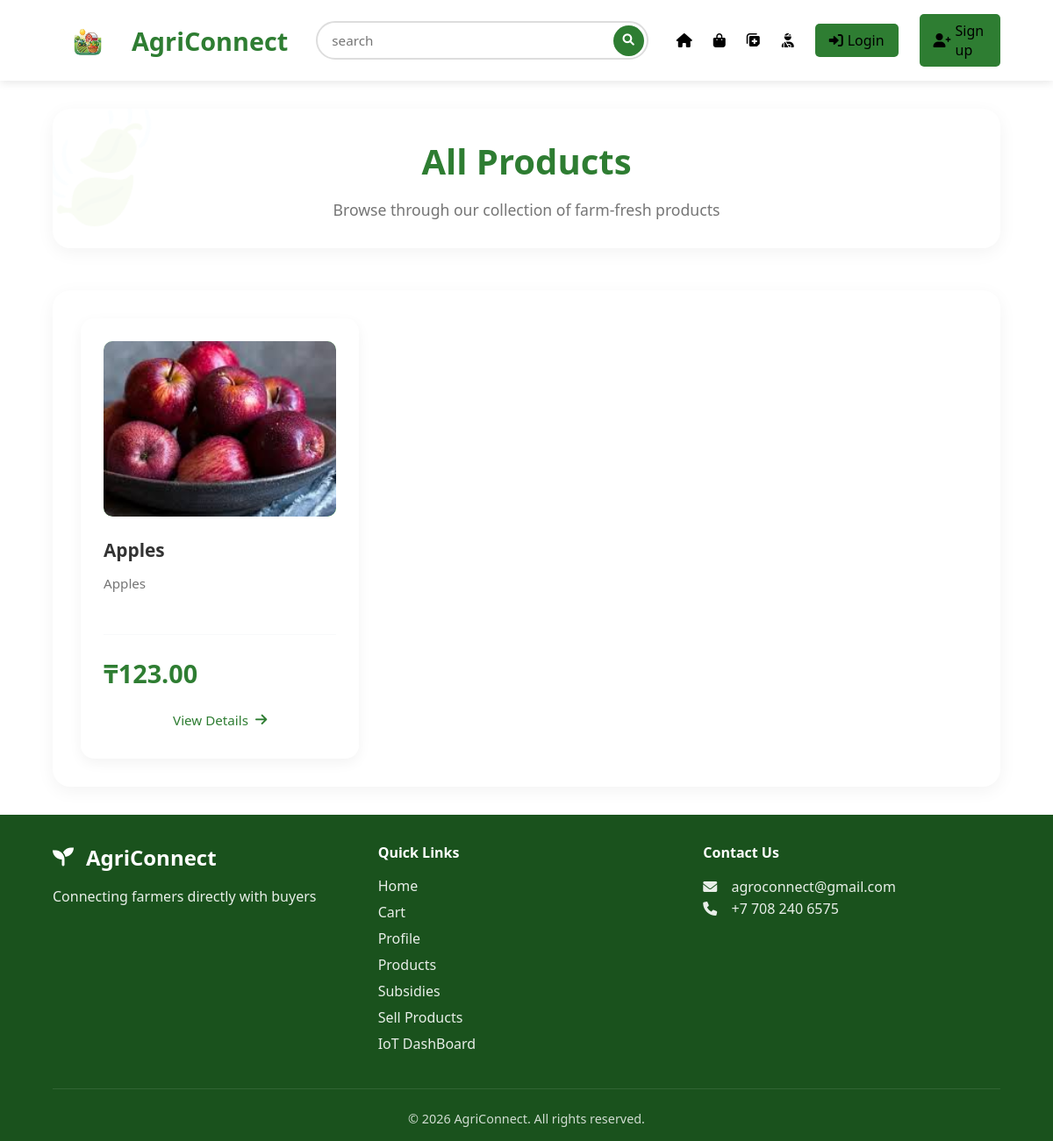
/products/, run on an earlier commit of the app's database.
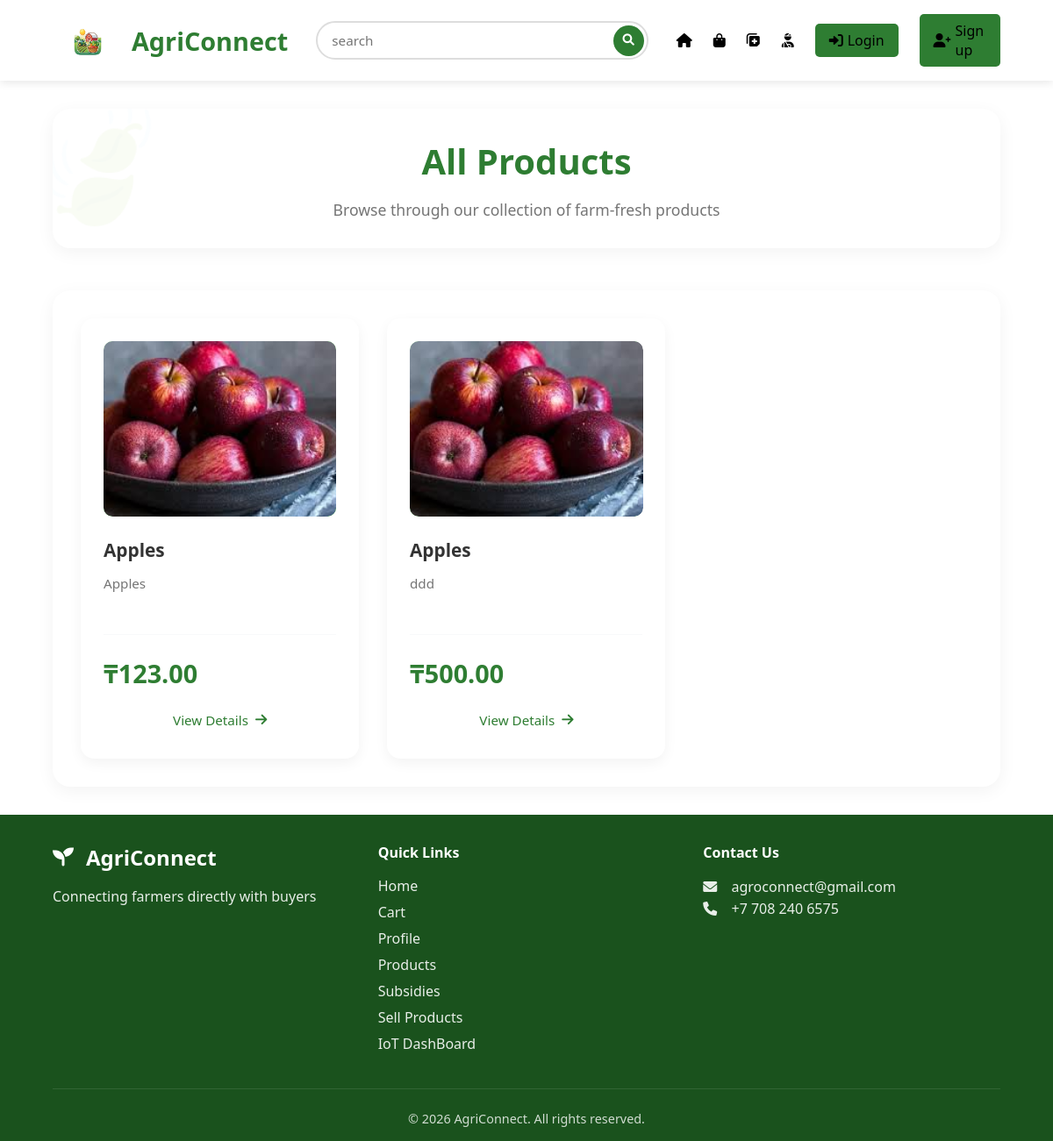
And on a later commit of the database.
### farmer_app/models.py (models this page shows, shortened)
class Products(models.Model):
    image = models.ImageField(upload_to="products/", null=True, blank=True)
    farmer = models.ForeignKey(Farmer, on_delete=models.CASCADE)
    name = models.CharField(max_length=120)
    slug = AutoSlugField(populate_from='name', unique=True, always_update=False)
    price = models.DecimalField(
        max_digits=10,
        decimal_places=2,
        validators=[MinValueValidator(Decimal('0.01'))]
    )
    excerpt = models.CharField(max_length=200, null=True, blank=True)
    description = models.TextField()
    harvest_date = models.DateField(default=timezone.now)
    category = models.ForeignKey(Categories, on_delete=models.CASCADE)

### farmer_app/views.py (the view)
# urls.py: path('products/', views.products, name='products'),
def products(request):
    products_list = Products.objects.all()
    return render(request, 'products.html', {
        'products': products_list,
        'categories': Categories.objects.all()
    })

### farmer_app/templates/products.html (shortened to what this page needs)
{% extends "base.html" %}
{% load static %}
{% block extra_css %}
<link rel="stylesheet" href="{% static 'css/products.css' %}">
{% endblock %}
{% block content %}
<div class="products-header">
    <h1>All Products</h1>
    <p class="subtitle">Browse through our collection of farm-fresh products</p>
</div>
<div class="products-grid">
    {% for product in products %}
    <div class="product-card">
        <div class="product-img-placeholder">
            {% if product.image %}
                <img src="{{ product.image.url }}" alt="{{ product.name }}">
            {% else %}
                <i class="fas fa-seedling"></i>
            {% endif %}
        </div>
        <h3>{{ product.name }}</h3>
        <p class="product-description">{{ product.excerpt|truncatewords:15 }}</p>
        <div class="product-footer">
            <div class="price">₸{{ product.price|floatformat:2 }}</div>
            <a href="{% url 'product-details' product.slug %}" class="view-details">
                View Details <i class="fas fa-arrow-right"></i>
            </a>
        </div>
    </div>
    {% endfor %}
</div>
{% endblock %}

### farmer_app/templates/base.html (shortened to what this page needs)
{% load static %}
<!DOCTYPE html>
<html lang="en">
<head>
    <link rel="stylesheet" href="{% static 'css/base.css' %}">
    <link rel="stylesheet" href="https://cdnjs.cloudflare.com/ajax/libs/font-awesome/6.0.0/css/all.min.css">
    {% block extra_css %}{% endblock %}
</head>
<body>
    <header>
        <nav>
            <div class="logo">
                <img src="{% static 'images/icon.png' %}" style="width: 5.0rem" alt="AgriConnect-icon"> AgriConnect
            </div>
            <div class="search-bar">
                <form method="POST" action="{% url 'search' %}">
                    <input type="search" placeholder="search" class="search-input" name="searched">
                    <button type="submit" class="search-btn"><i class="fas fa-search"></i></button>
                </form>
            </div>
            <div class="nav-links">
                <a href="{% url 'home' %}"><i class="fas fa-home"></i></a>
                <a href="{% url 'products' %}"><i class="fas fa-shopping-bag"></i></a>
                <a href="{% url 'dashboard' %}"><i class="fas fa-notes-medical"></i></a>
                <a href="{% url 'subsidy' %}"><i class="fas fa-user-injured"></i></a>
                {% if user.is_authenticated %}
                    <a href="{% url 'cart' %}"><i class="fas fa-shopping-cart"></i></a>
                    <a href="{% url 'profile' %}">
                        <i class="fas fa-user"></i>
                    </a>
                {% else %}
                    <a href="{% url 'login' %}" class="auth-btn">
                        <i class="fas fa-sign-in-alt"></i> Login
                    </a>
                    <a href="{% url 'signup' %}" class="auth-btn signup-btn">
                        <i class="fas fa-user-plus"></i> Sign up
                    </a>
                {% endif %}
            </div>
        </nav>
    </header>
    <main>
        {% block content %}{% endblock %}
    </main>
    <footer>
        <div class="footer-content">
            <div class="footer-section">
                <h3><i class="fas fa-seedling"></i> AgriConnect</h3>
                <p>Connecting farmers directly with buyers</p>
            </div>
            <div class="footer-section">
                <h4>Quick Links</h4>
                <a href="{% url 'home' %}">Home</a>
                <a href="{% url 'cart' %}">Cart</a>
                <a href="{% url 'profile' %}">Profile</a>
                <a href="{% url 'products' %}">Products</a>
                <a href="{% url 'subsidy' %}">Subsidies</a>
                <a href="{% url 'add-product' %}">Sell Products</a>
                <a href="{% url 'dashboard' %}">IoT DashBoard</a>
            </div>
            <div class="footer-section">
                <h4>Contact Us</h4>
                <p><i class="fas fa-envelope"></i> agroconnect@gmail.com</p>
                <p><i class="fas fa-phone"></i> +7 708 240 6575</p>
            </div>
        </div>
        <div class="footer-bottom">
            <p>&copy; 2026 AgriConnect. All rights reserved.</p>
        </div>
    </footer>
</body>
</html>

### farmer_app/static/css/base.css (style rules this page uses)
* { margin: 0; padding: 0; box-sizing: border-box; font-family: 'Segoe UI', Tahoma, Geneva, Verdana, sans-serif; }
body { background-color: #ffffff; color: #333; min-height: 100vh; display: flex; flex-direction: column; }
header { background-color: white !important; box-shadow: 0 2px 10px rgba(0, 0, 0, 0.1); position: sticky; top: 0; z-index: 1000; }
nav { display: flex; justify-content: space-between; align-items: center; padding: 1rem 5%; max-width: 1400px; margin: 0 auto; }
.logo { font-size: 1.8rem; font-weight: 700; color: #2e7d32 !important; display: flex; align-items: center; gap: 10px; }
.logo img { width: 3rem; height: 3rem; }
.nav-links { display: flex; align-items: center; gap: 1.5rem; }
.nav-links a { text-decoration: none; color: black !important; font-weight: 500; font-size: 1rem; display: flex; align-items: center; gap: 5px; transition: color 0.3s ease; position: relative; }
.nav-links a::after { content: ''; position: absolute; bottom: -5px; left: 0; width: 100%; height: 2px; background-color: #2e7d32; transform: scaleX(0); transition: transform 0.3s ease; }
.auth-btn { background-color: #2e7d32; color: white !important; padding: 0.5rem 1rem; border-radius: 5px; transition: all 0.3s ease; }
.signup-btn { background-color: #2e7d32; }
.search-bar { flex: 0 1 400px; margin: 0 2rem; }
.search-bar form { display: flex; align-items: center; position: relative; }
.search-input { width: 100%; padding: 0.6rem 1rem; padding-right: 3rem; border: 2px solid #ddd; border-radius: 25px; font-size: 0.95rem; transition: all 0.3s ease; outline: none; background-color: white; }
.search-btn { position: absolute; right: 5px; background-color: #2e7d32; color: white; border: none; border-radius: 50%; width: 35px; height: 35px; cursor: pointer; display: flex; align-items: center; justify-content: center; opacity: 0; transform: translateX(-10px); transition: all 0.3s ease; pointer-events: none; }
.search-input:focus + .search-btn, .search-input:valid + .search-btn { opacity: 1; transform: translateX(0); pointer-events: auto; }
main { flex: 1; padding: 2rem 5%; max-width: 1400px; margin: 0 auto; width: 100%; }
footer { background-color: #1a521d !important; color: white !important; margin-top: auto; padding: 2rem 5% 1rem; }
.footer-content { display: grid; grid-template-columns: repeat(auto-fit, minmax(250px, 1fr)); gap: 2rem; max-width: 1400px; margin: 0 auto; padding-bottom: 2rem; border-bottom: 1px solid rgba(255, 255, 255, 0.1); }
.footer-section h3, .footer-section h4 { color: white !important; margin-bottom: 1rem; font-weight: 600; }
.footer-section h3 { font-size: 1.5rem; display: flex; align-items: center; gap: 10px; }
.footer-section p { color: white !important; opacity: 0.9; line-height: 1.6; }
.footer-section a { display: block; color: white !important; text-decoration: none; margin-bottom: 0.5rem; opacity: 0.9; transition: opacity 0.3s ease; }
.footer-section i { margin-right: 8px; width: 20px; }
.footer-bottom { text-align: center; padding-top: 1.5rem; color: white !important; opacity: 0.8; font-size: 0.9rem; }
main > * { animation: fadeIn 0.5s ease-out; }

What changed in the data, as far as the page shows it:
added Products: image (picture), name "Apples", excerpt "ddd", price "500.00"
